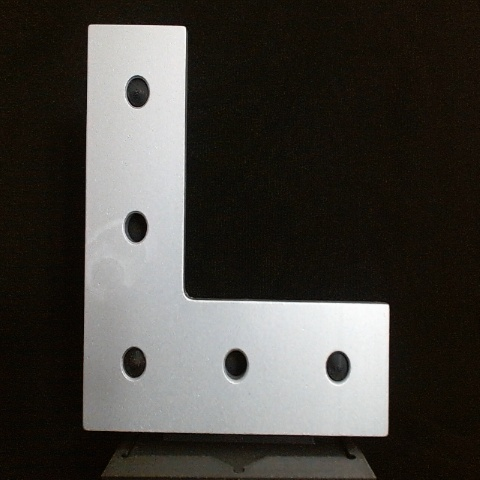
#> input picture pres_good.jpg, 480 x 480 px
$ python dent.py   (older library calls are emulated)
#> lines starting #> are read from the running program, lines starting #| are printed output that depends on the picture; after the words box and inside, x2 and y2 are one past the last pixel; in counts of white or black regions, pixels touching at a corner belong together
import cv2
import numpy as np
import matplotlib.pyplot as plt
from skimage.morphology import skeletonize

# --------------------------------------------------
# 1) Load image1 and convert to grayscale
# --------------------------------------------------
img1 = cv2.imread("pres_good.jpg")
#> img1 is the input picture: shape (480, 480, 3); mean B, G, R 62.1, 66.8, 69.5
if img1 is None:
    raise FileNotFoundError("image1.jpg not found.")

img1_rgb = cv2.cvtColor(img1, cv2.COLOR_BGR2RGB)
gray1 = cv2.cvtColor(img1, cv2.COLOR_BGR2GRAY)

# --------------------------------------------------
# 2) Prewitt edge detection
# --------------------------------------------------
kernelx = np.array([[1, 0, -1],
                    [1, 0, -1],
                    [1, 0, -1]], dtype=np.float32)

kernely = np.array([[ 1,  1,  1],
                    [ 0,  0,  0],
                    [-1, -1, -1]], dtype=np.float32)

gx = cv2.filter2D(gray1, cv2.CV_32F, kernelx)
gy = cv2.filter2D(gray1, cv2.CV_32F, kernely)
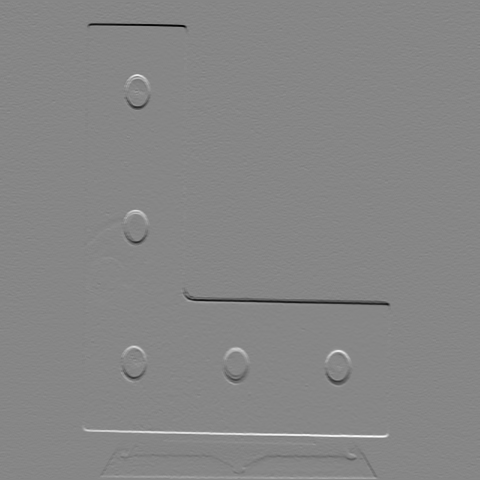
#> gy: shape (480, 480) float32; min -660, max 592, mean -0.1; drawn with min black and max white

grad_mag = np.sqrt(gx**2 + gy**2)

# Binary threshold (like MATLAB edge auto-threshold)
_, BW = cv2.threshold(
    grad_mag.astype(np.uint8),
    0, 255,
    cv2.THRESH_BINARY + cv2.THRESH_OTSU
)
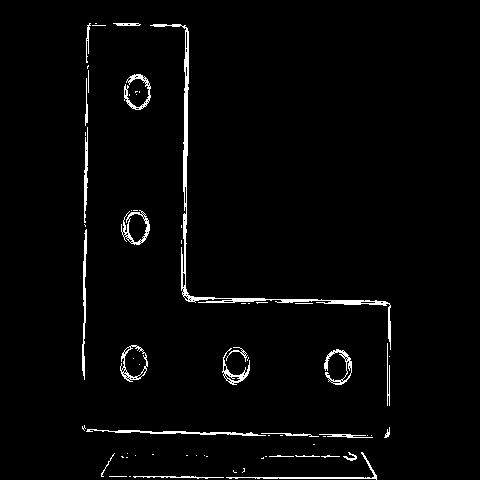
#> BW: shape (480, 480); 2.5% white in thin lines or dots, all inside (x1, y1, x2, y2) = (82, 23, 391, 480)

# --------------------------------------------------
# Thinning step (approximates MATLAB edge thinning)
# --------------------------------------------------
BW_bool = BW > 0
thinned = skeletonize(BW_bool)
#> thinned: shape (480, 480) bool; 1.3% white in thin lines or dots, all inside (x1, y1, x2, y2) = (82, 23, 391, 479)
img = thinned.astype(np.uint8)   # final binary image (0/1)

# --------------------------------------------------
# 3) Sliding window code (converted from MATLAB)
# --------------------------------------------------
rows, cols = img.shape
#> rows = 480; cols = 480

outRows = (rows - 7) // 2 + 1
#> outRows = 237
outCols = (cols - 7) // 2 + 1
#> outCols = 237

outputImg = np.zeros((outRows * 3, outCols * 3), dtype=np.uint8)

for r in range(0, rows - 6, 2):
    for c in range(0, cols - 6, 2):

        window = img[r:r+7, c:c+7]

        if np.sum(window) >= 20:

            outR = (r // 2) * 3
            outC = (c // 2) * 3

            outputImg[outR:outR+3, outC:outC+3] = 1
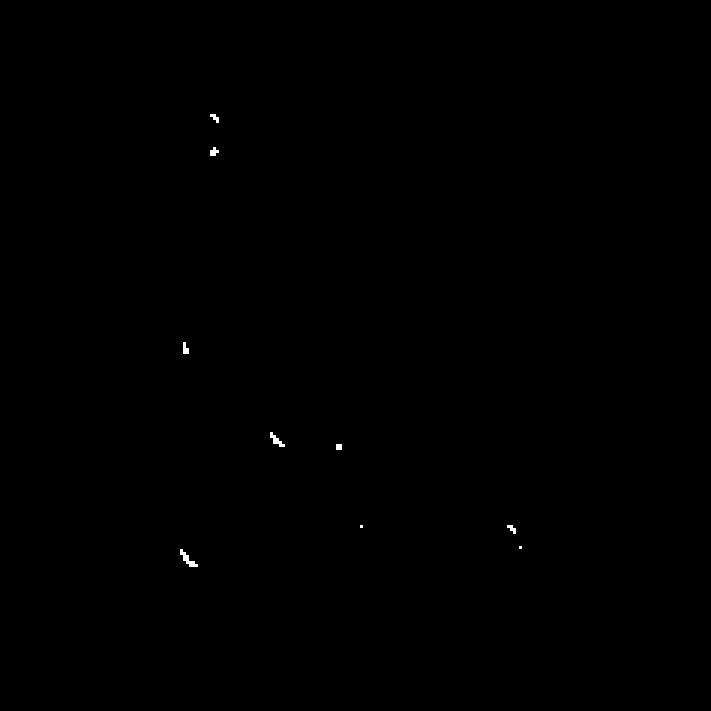
#> outputImg: shape (711, 711); values 0 (black) and 1 (white), 0.09% white; 9 white regions (2 under 20 px), largest, box (x1, y1, x2, y2) and area: (180, 549, 198, 567) 117, (270, 432, 285, 447) 90, (210, 147, 219, 156) 54

# Resize result
scale_factor = 480 / 711
new_size = (
    int(outputImg.shape[1] * scale_factor),
    int(outputImg.shape[0] * scale_factor)
)
#> new_size = (480, 480)

outputImg_resized = cv2.resize(
    outputImg,
    new_size,
    interpolation=cv2.INTER_NEAREST
)
#> outputImg_resized: shape (480, 480); values 0 (black) and 1 (white), 0.09% white in thin lines or dots, all inside (x1, y1, x2, y2) = (122, 77, 353, 383)

# Match image1 size
outputImg_resized = cv2.resize(
    outputImg_resized,
    (img1.shape[1], img1.shape[0]),
    interpolation=cv2.INTER_NEAREST
)

# --------------------------------------------------
# 4) Load image2
# --------------------------------------------------
img2 = cv2.imread("pres_dent_zones.jpg")
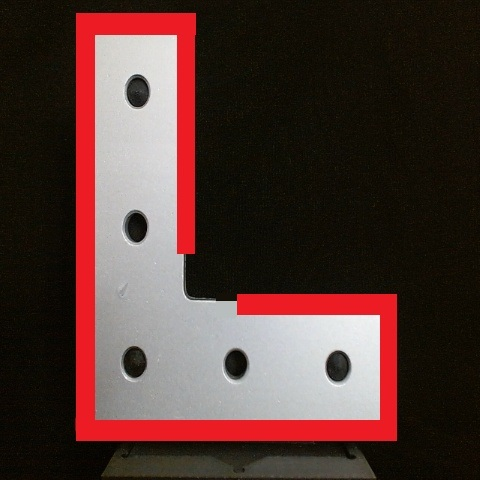
#> input picture pres_dent_zones.jpg, 480 x 480 px
#> img2 is the input picture: shape (480, 480, 3); mean B, G, R 51.6, 56, 81.2
if img2 is None:
    raise FileNotFoundError("image2.jpg not found.")

img2_rgb = cv2.cvtColor(img2, cv2.COLOR_BGR2RGB)

b = img2[:, :, 0]
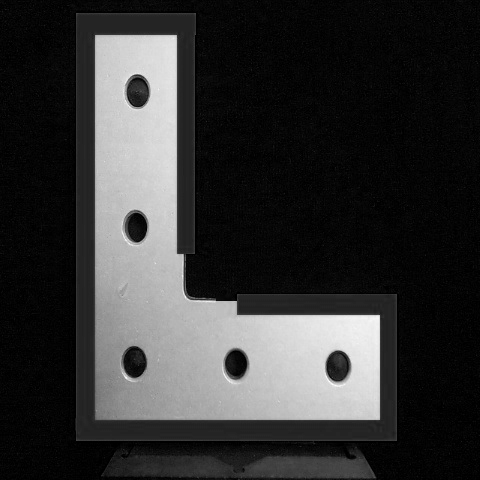
#> b: shape (480, 480); min 0, max 255, mean 51.6
g = img2[:, :, 1]
r = img2[:, :, 2]
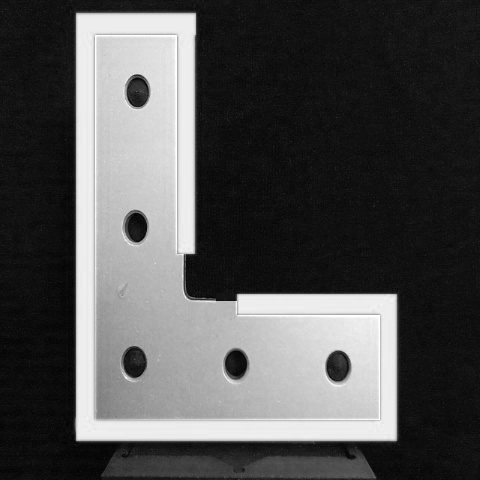
#> r: shape (480, 480); min 0, max 255, mean 81.2

red_mask = (r > 200) & (g < 50) & (b < 50)
#> red_mask: shape (480, 480) bool; 10% white; 1 white region, box (x1, y1, x2, y2) and area: (76, 14, 396, 440) 23084

# --------------------------------------------------
# 5) Highlight pixels
# --------------------------------------------------
highlight_img = img1_rgb.copy()

condition = (outputImg_resized == 1) & red_mask
#> condition: shape (480, 480) bool; every value is 0
highlight_img[condition] = [255, 0, 0]

# --------------------------------------------------
# 6) Display results
# --------------------------------------------------
plt.figure(figsize=(21, 6))

plt.subplot(1, 4, 1)
plt.imshow(img1_rgb)
plt.title("Original Image")
plt.axis("off")

plt.subplot(1, 4, 2)
plt.imshow(img * 255, cmap="gray")
plt.title("Prewitt + Thinning")
plt.axis("off")

plt.subplot(1, 4, 3)
plt.imshow(img2_rgb)
plt.title("Part Scan Zone")
plt.axis("off")

plt.subplot(1, 4, 4)
plt.imshow(highlight_img)
plt.title("Highlighted Defects")
plt.axis("off")

plt.tight_layout()
plt.show()
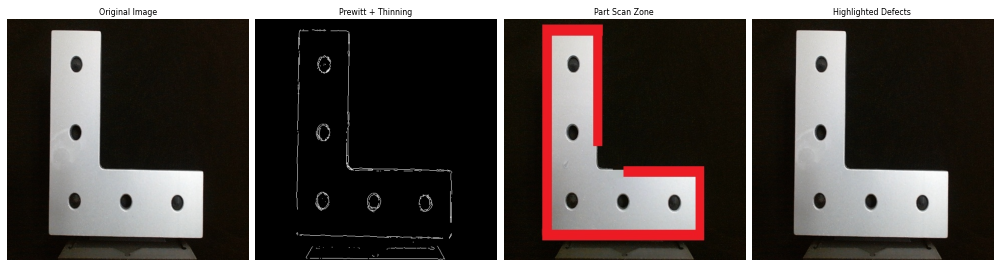
#> figure drawn by matplotlib, 4 panels
